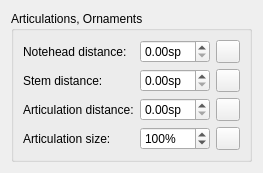
      <widget class="QWidget" name="PageArticulationsOrnaments">
       <layout class="QVBoxLayout" name="verticalLayout_24">
        <property name="spacing">
         <number>0</number>
        </property>
        <item>
         <widget class="QGroupBox" name="groupBox_articulationsOrnaments">
          <property name="title">
           <string>Articulations, Ornaments</string>
          </property>
          <layout class="QGridLayout" name="gridLayout_9">
           <item row="3" column="2">
            <widget class="QToolButton" name="resetArticulationMag">
             <property name="accessibleName">
              <string>Reset 'Articulation size' value</string>
             </property>
            </widget>
           </item>
           <item row="0" column="1">
            <widget class="QDoubleSpinBox" name="propertyDistanceHead">
             <property name="suffix">
              <string comment="space unit">sp</string>
             </property>
             <property name="singleStep">
              <double>0.100000000000000</double>
             </property>
            </widget>
           </item>
           <item row="1" column="1">
            <widget class="QDoubleSpinBox" name="propertyDistanceStem">
             <property name="suffix">
              <string comment="space unit">sp</string>
             </property>
             <property name="singleStep">
              <double>0.100000000000000</double>
             </property>
            </widget>
           </item>
           <item row="3" column="0">
            <widget class="QLabel" name="label_32">
             <property name="text">
              <string>Articulation size:</string>
             </property>
             <property name="buddy">
              <cstring>articulationMag</cstring>
             </property>
            </widget>
           </item>
           <item row="1" column="2">
            <widget class="QToolButton" name="resetPropertyDistanceStem">
             <property name="accessibleName">
              <string>Reset 'Stem distance' value</string>
             </property>
            </widget>
           </item>
           <item row="2" column="0">
            <widget class="QLabel" name="label_41">
             <property name="text">
              <string>Articulation distance:</string>
             </property>
             <property name="buddy">
              <cstring>propertyDistance</cstring>
             </property>
            </widget>
           </item>
           <item row="0" column="2">
            <widget class="QToolButton" name="resetPropertyDistanceHead">
             <property name="accessibleName">
              <string>Reset 'Notehead distance' value</string>
             </property>
            </widget>
           </item>
           <item row="2" column="2">
            <widget class="QToolButton" name="resetPropertyDistance">
             <property name="accessibleName">
              <string>Reset 'Articulation distance' value</string>
             </property>
            </widget>
           </item>
           <item row="1" column="0">
            <widget class="QLabel" name="label_37">
             <property name="text">
              <string>Stem distance:</string>
             </property>
             <property name="buddy">
              <cstring>propertyDistanceStem</cstring>
             </property>
            </widget>
           </item>
           <item row="2" column="1">
            <widget class="QDoubleSpinBox" name="propertyDistance">
             <property name="suffix">
              <string comment="space unit">sp</string>
             </property>
             <property name="singleStep">
              <double>0.100000000000000</double>
             </property>
            </widget>
           </item>
           <item row="0" column="3">
            <spacer name="horizontalSpacer_31">
             <property name="orientation">
              <enum>Qt::Horizontal</enum>
             </property>
             <property name="sizeHint" stdset="0">
              <size>
               <width>0</width>
               <height>0</height>
              </size>
             </property>
            </spacer>
           </item>
           <item row="3" column="1">
            <widget class="QSpinBox" name="articulationMag">
             <property name="suffix">
              <string notr="true">%</string>
             </property>
             <property name="maximum">
              <number>300</number>
             </property>
             <property name="singleStep">
              <number>10</number>
             </property>
             <property name="value">
              <number>100</number>
             </property>
            </widget>
           </item>
           <item row="0" column="0">
            <widget class="QLabel" name="label_35">
             <property name="text">
              <string>Notehead distance:</string>
             </property>
             <property name="buddy">
              <cstring>propertyDistanceHead</cstring>
             </property>
            </widget>
           </item>
          </layout>
         </widget>
        </item>
        <item>
         <spacer name="verticalSpacer_25">
          <property name="orientation">
           <enum>Qt::Vertical</enum>
          </property>
          <property name="sizeHint" stdset="0">
           <size>
            <width>0</width>
            <height>0</height>
           </size>
          </property>
         </spacer>
        </item>
       </layout>
      </widget>
